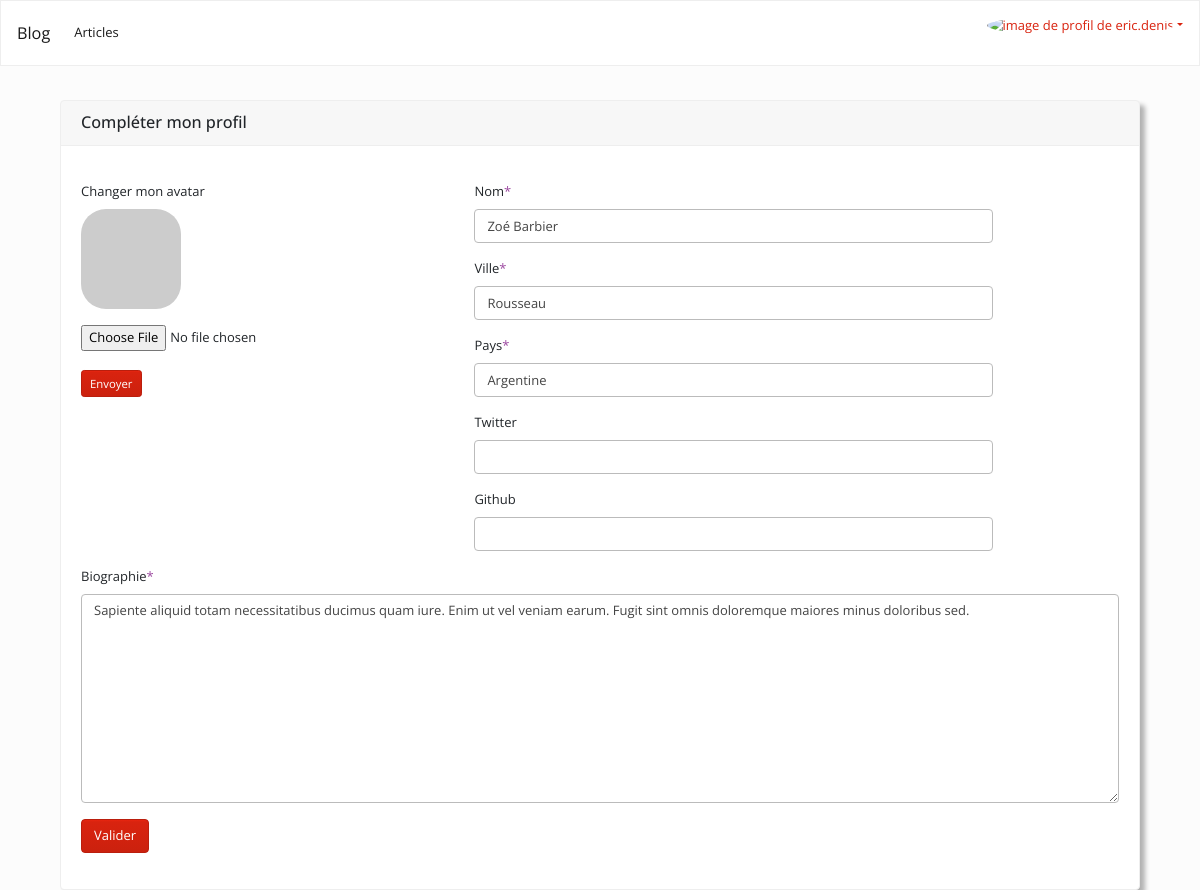
Screenshot of /index.php?p=editprofil&id=1 (signed in) with the database file from the repository.
### tables this page shows
CREATE TABLE IF NOT EXISTS `users` (
  `id` int(11) NOT NULL AUTO_INCREMENT,
  `username` varchar(24) NOT NULL,
  `email` varchar(96) NOT NULL,
  `password` varchar(128) NOT NULL,
  `active` enum('0','1') DEFAULT '0',
  `name` varchar(50) NOT NULL,
  `city` varchar(50) DEFAULT NULL,
  `country` varchar(50) DEFAULT NULL,
  `twitter` varchar(50) DEFAULT NULL,
  `github` varchar(50) DEFAULT NULL,
  `bio` text DEFAULT NULL,
  `avatar` varchar(255) DEFAULT NULL,
  `create_time` datetime NOT NULL DEFAULT current_timestamp(),
  `update_time` datetime NOT NULL DEFAULT current_timestamp(),
  PRIMARY KEY (`id`),
  UNIQUE KEY `user_UNIQUE` (`id`),
  UNIQUE KEY `email_UNIQUE` (`email`),
  UNIQUE KEY `username_UNIQUE` (`username`) USING BTREE
);

### controller/edit_user.php (called while the page is built, shortened)
<?php
if (!empty($_GET['id']) && $_GET['id'] === get_session('user_id')) {
    $user = find_user_by_id($_GET['id']);
} else {
    redirect('profile.php?id=' . get_session('user_id'));
}
require(VIEW.'edit_user.view.php');

### model/frontendManager.php (called while the page is built, shortened)
<?php
if (!function_exists('find_user_by_id')) {
    function find_user_by_id($id)
    {
        $db = getConnect();
        $q = $db->prepare('SELECT * FROM users WHERE id = ?');
        $q->execute([$id]);
        $data = $q->fetch(PDO::FETCH_OBJ);
        return $data;
    }
}

### controller/frontend.php (called while the page is built, shortened)
<?php
if (!function_exists('e')) {
    function e($string)
    {
        if ($string) {
            return htmlspecialchars($string);
        }
    }
}
if (!function_exists('get_session')) {
    function get_session($key)
    {
        if ($key) {
            return !empty($_SESSION[$key])
                ? e($_SESSION[$key])
                : null;
        }
    }
}
if (!function_exists('get_avatar_url')) {
    function get_avatar_url($email, $size = 25)
    {
        return "https://www.gravatar.com/avatar/" . md5(strtolower(trim(e($email)))) . "?s=" . $size;
    }
}

### view/edit_user.view.php (the view, shortened to what this page needs)
<div id="main-content">
    <div class="container">
        <div class="row">
            <div class="col">
                <div class="card" id="edit">
                    <h5 class="card-header">Compléter mon profil</h5>
                    <div class="card-body">
                        <p class="card-text">
                            <p class="card-text">
                                <div class="row">
                                    <div class="col-md-3">
                                        <div class="form-group">
                                            <label for="avatar">Changer mon avatar</label>
                                            <p><img src="<?= $user->avatar ? $user->avatar : get_avatar_url(get_session('email'), 50) ?>"
                                                    alt="image de profil de <?= get_session('username') ?>"
                                                    class="avatar-md"><br /></p>
                                            <form method="POST" enctype="multipart/form-data" autocomplete="off">
                                                <input action="edit_user.php" type="file" name="avatar"><br /><br />
                                                <input type="submit" class="btn btn-primary btn-sm"
                                                    value="Envoyer"><br /><br />
                                            </form>
                                        </div>
                                    </div>
                                    <form method="POST" class="well col d-flex justify-content-center "
                                        autocomplete="off">
                                        <div class="col-md-9">
                                            <div class="form-group col-md-12">
                                                <label for="name">Nom<span class="text-danger">*</span></label>
                                                <input type="text" class="form-control" name="name" id="name"
                                                    value="<?= e($user->name); ?>"
                                                    required="required">
                                            </div>
                                            <div class="form-group col-md-12">
                                                <label for="city">Ville<span class="text-danger">*</span></label>
                                                <input type="text" class="form-control" name="city" id="city"
                                                    value="<?= e($user->city); ?>"
                                                    required="required">
                                            </div>
                                            <div class="form-group col-md-12">
                                                <label for="country">Pays<span class="text-danger">*</span></label>
                                                <input type="text" class="form-control" name="country" id="country"
                                                    value="<?= e($user->country); ?>"
                                                    required="required">
                                            </div>
                                            <div class="form-group col-md-12">
                                                <label for="twitter">Twitter</label>
                                                <input type="text" class="form-control" name="twitter" id="twitter"
                                                    value="<?= e($user->twitter); ?>">
                                            </div>
                                            <div class="form-group col-md-12">
                                                <label for="github">Github</label>
                                                <input type="text" class="form-control" name="github" id="github"
                                                    value="<?= e($user->github); ?>">
                                            </div>
                                        </div>
                                </div>
                                <div class="row">
                                    <div class="form-group col-md-12">
                                        <label for="bio">Biographie<span class="text-danger">*</span></label>
                                        <textarea class="form-control" name="bio" id="bio" rows="10" required="required"
                                            placeholder="Je suis amoureux de la commande en ligne..."><?= e($user->bio); ?></textarea>
                                    </div>
                                </div>
                                <input type="submit" class="btn btn-primary" name="update" value="Valider" />
                            </p>
                    </div>
                </div>
            </div>
        </div>
    </div>
</div>
</div>
<?php $contentPage = ob_get_clean();
include(VIEW . 'template.php');

### assets/css/main.css (style rules this page uses)
body, html { min-height: 100%; padding-top: 50px; }
.avatar-md { border-radius: 25%; height: 100px; width: 100px; }
.card { box-shadow: 5px 5px 5px 0px rgba(0,0,0,0.3); }

### rows the page displays
users: name "Zoé Barbier", city "Rousseau", country "Argentine", bio "Sapiente aliquid totam necessitatibus ducimus quam iure. Enim ut vel veniam earum. Fugit sint omnis doloremque maiores minus doloribus sed."

### other values shown
WEBSITE_NAME "Blog"
